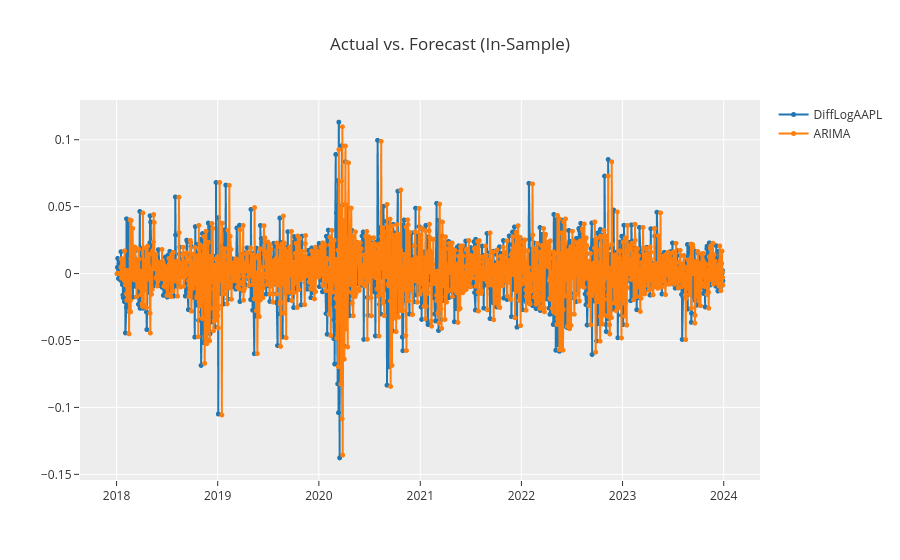

Notebook code cell kept with this figure:
### Code cell
exp1.plot_model(final_model  , plot='insample')

### Figure 1 — Plotly figure (JSON) as saved in the notebook; plotly's stock layout.template omitted (floating-point values rounded to 4 significant figures; data arrays with more than 128 entries replaced by an {"elided": "..."} marker saying what was removed)
{"data": [{"line": {"color": "rgb(31, 119, 180)", "width": 2}, "marker": {"color": "rgb(31, 119, 180)", "size": 5}, "mode": "lines+markers", "name": "DiffLogAAPL", "type": "scattergl", "x": {"elided": "1563 str values"}, "xaxis": "x", "y": {"elided": "1563 float values"}, "yaxis": "y"}, {"line": {"color": "rgb(255, 127, 14)", "width": 2}, "marker": {"color": "rgb(255, 127, 14)", "size": 5}, "mode": "lines+markers", "name": "ARIMA", "type": "scattergl", "x": {"elided": "1563 str values"}, "xaxis": "x", "y": {"elided": "1563 float values"}, "yaxis": "y"}], "layout": {"showlegend": true, "title": {"text": "Actual vs. Forecast (In-Sample)"}, "xaxis": {"anchor": "y", "domain": [0.0, 1.0]}, "yaxis": {"anchor": "x", "domain": [0.0, 1.0]}}}
